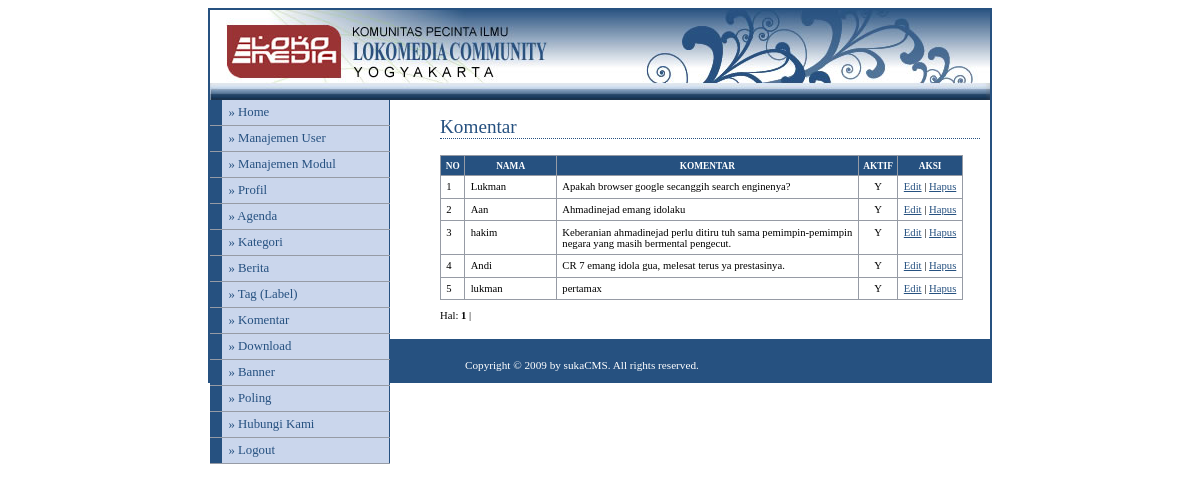
The app's page /adminweb/media.php?module=komentar (signed in) with its own data.
### tables this page shows
CREATE TABLE `modul` (
  `id_modul` int(5) NOT NULL auto_increment,
  `nama_modul` varchar(50) NOT NULL,
  `link` varchar(100) NOT NULL,
  `static_content` text NOT NULL,
  `gambar` varchar(100) NOT NULL,
  `publish` enum('Y','N') NOT NULL,
  `status` enum('user','admin') NOT NULL,
  `aktif` enum('Y','N') NOT NULL,
  `urutan` int(5) NOT NULL,
  `link_seo` varchar(50) NOT NULL,
  PRIMARY KEY  (`id_modul`)
);

CREATE TABLE `komentar` (
  `id_komentar` int(5) NOT NULL auto_increment,
  `id_berita` int(5) NOT NULL,
  `nama_komentar` varchar(100) NOT NULL,
  `url` varchar(100) NOT NULL,
  `isi_komentar` text NOT NULL,
  `tgl` date NOT NULL,
  `jam_komentar` time NOT NULL,
  `aktif` enum('Y','N') NOT NULL default 'Y',
  PRIMARY KEY  (`id_komentar`)
);

### adminweb/modul/mod_komentar/komentar.php (the view, shortened to what this page needs)
<?php
$aksi="modul/mod_komentar/aksi_komentar.php";
switch($_GET[act]){
  default:
    echo "<h2>Komentar</h2>
          <table>
          <tr><th>no</th><th>nama</th><th>komentar</th><th>aktif</th><th>aksi</th></tr>";
    $p      = new Paging;
    $batas  = 10;
    $posisi = $p->cariPosisi($batas);
    $tampil=mysql_query("SELECT * FROM komentar ORDER BY id_komentar DESC LIMIT $posisi,$batas");
    $no = $posisi+1;
    while ($r=mysql_fetch_array($tampil)){
      echo "<tr><td>$no</td>
                <td width=80>$r[nama_komentar]</td>
                <td width=290>$r[isi_komentar]</td>
                <td width=5 align=center>$r[aktif]</td>
                <td><a href=?module=komentar&act=editkomentar&id=$r[id_komentar]>Edit</a> |
	                  <a href=$aksi?module=komentar&act=hapus&id=$r[id_komentar]>Hapus</a>
		        </tr>";
      $no++;
    }
    echo "</table>";
    $jmldata=mysql_num_rows(mysql_query("SELECT * FROM komentar"));
    $jmlhalaman  = $p->jumlahHalaman($jmldata, $batas);
    $linkHalaman = $p->navHalaman($_GET[halaman], $jmlhalaman);
    echo "<div id=paging>Hal: $linkHalaman</div><br>";
    break;
}
?>

### adminweb/menu.php (shortened to what this page needs)
<?php
if ($_SESSION[leveluser]=='admin'){
  $sql=mysql_query("select * from modul where aktif='Y' order by urutan");
}
else{
  $sql=mysql_query("select * from modul where status='user' and aktif='Y' order by urutan");
}
while ($m=mysql_fetch_array($sql)){
  echo "<li><a href='$m[link]'>&#187; $m[nama_modul]</a></li>";
}
?>

### adminweb/style.css (style rules this page uses)
body { font-family: Tahoma; text-align: center; }
#menu li { width: 180px; border-bottom: 1px solid #969BA5; margin: 0; padding: 0; font-size: 80%; vertical-align: bottom; }
#menu a:link, #menu a:visited { display: block; padding: 5px 5px 5px 0.5em; border-left: 12px solid #265180; border-right: 1px solid #265180; background-color: #CAD6EC; color: #265180; text-decoration: none; }
a:link,a:visited { color:#265180; }
h2 { font: normal 120% Georgia; color: #265180; background-color: transparent; border-bottom: 1px dotted #265180; }
table { font-family: Tahoma; font-size: 8pt; border-width: 1px; border-style: solid; border-color: #999999; border-collapse: collapse; margin: 10px 0px; }
th { color: #FFFFFF; font-size: 7pt; text-transform: uppercase; text-align: center; padding: 0.5em; border-width: 1px; border-style: solid; border-color: #969BA5; border-collapse: collapse; background-color: #265180; }
td { padding: 0.5em; vertical-align: top; border-width: 1px; border-style: solid; border-color: #969BA5; border-collapse: collapse; }
#paging { font-family: Tahoma; font-size: 8pt; }

### records on screen
modul: nama_modul "Manajemen User"
modul: nama_modul "Manajemen Modul"
modul: nama_modul "Profil"
modul: nama_modul "Agenda"
modul: nama_modul "Kategori"
modul: nama_modul "Berita"
modul: nama_modul "Tag (Label)"
modul: nama_modul "Komentar"
modul: nama_modul "Download"
modul: nama_modul "Banner"
modul: nama_modul "Poling"
modul: nama_modul "Hubungi Kami"
komentar: nama_komentar "Lukman", isi_komentar "Apakah browser google secanggih search enginenya?", aktif "Y"
komentar: nama_komentar "Aan", isi_komentar "Ahmadinejad emang idolaku", aktif "Y"
komentar: nama_komentar "hakim", isi_komentar "Keberanian ahmadinejad perlu ditiru tuh sama pemimpin-pemimpin negara yang masih bermental pengecut.", aktif "Y"
komentar: nama_komentar "Andi", isi_komentar "CR 7 emang idola gua, melesat terus ya prestasinya.", aktif "Y"
komentar: nama_komentar "lukman", isi_komentar "pertamax", aktif "Y"
